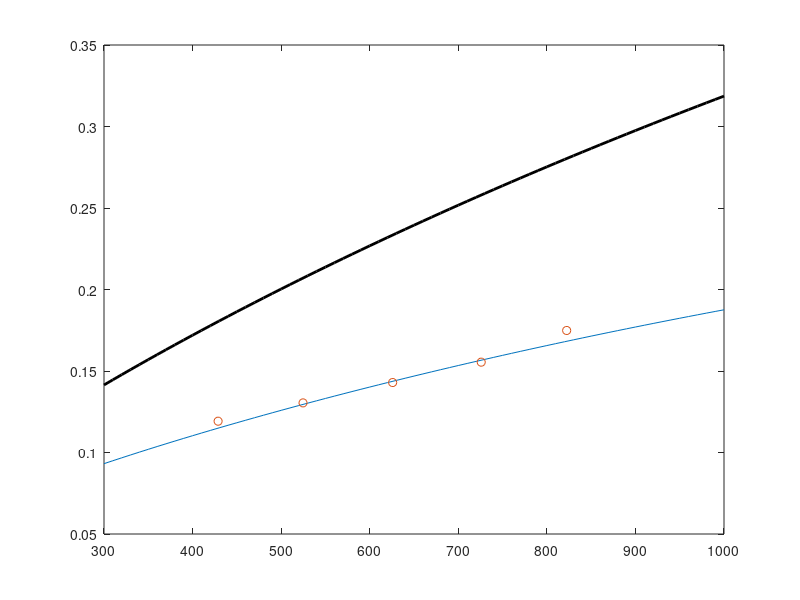

Write MATLAB code to recreate this figure. (Note: this script raises an error after producing the figure.)
close all; clear all;
fsize=14;msize=12;
T=300:10:1000;
n=size(T,2);
s1=zeros(n,1);
s2=zeros(n,1);

Polished=[428.823529411765	0.119205789571349;
524.705882352941	0.130441269252180;
625.882352941177	0.142931898311375;
725.882352941176	0.155424011876044;
822.352941176471	0.174860642048617];

Rolled=[472.352941176471	0.181611430692151;
572.941176470588	0.214922991278530;
674.117647058824	0.244448320653182;
772.352941176471	0.273977361291520;
874.117647058824	0.302240118760438];

%%%% Source : Infrared emissivity of re duce d-activation Eurofer 97 for fusion reactor applications
%%%  T. Echániz a , ∗, I. González, JNM 549 (2021) 152907 %%%%%%%%


rho1=@(T) 100*(4.2757e-07+7.6271e-10*T-2.2529e-13*T^2);
rho2=@(T) 100*(7e-07+3.15e-9*T-2.8e-14*T^2);
sigma1=@(T) 0.766*(rho1(T)*T )^0.5-(0.309-0.0889*log (rho1(T)*T ))*(rho1(T)*T )-0.0175*(rho1(T)*T )^1.5;
sigma2=@(T) 0.766*(rho2(T)*T )^0.5-(0.309-0.0889*log (rho2(T)*T ))*(rho2(T)*T )-0.0175*(rho2(T)*T )^1.5;

for i=1:n
s1(i)=sigma1(T(i));
s2(i)=sigma2(T(i));
end

figure( 'Name', 'F82H Emissivity' );
plot(T,s1,T,s2,'k','LineWidth',2);
hold on
p1=plot(Polished(:,1),Polished(:,2),'o');
p1.MarkerSize=msize;
p1.MarkerFaceColor='red';
hold on
p2=plot(Rolled(:,1),Rolled(:,2),'^');
p2.MarkerSize=msize;
p2.MarkerFaceColor='green';
xlabel('Temperature [K]','FontName','Times New Roman','FontSize',fsize)
ylabel('Emissivity (\sigma)','FontSize',fsize,'FontName', 'Times New Roman')
xlim([300 1000])
% ylim([0 0.5])
legend({'Polished fit','Rolled fit','Polished data','Rolled data'},...
    'Location','northwest','NumColumns',1,FontSize=msize)
title('Thermal Emissivity of F82H')
ax = gca;
ax.FontSize = fsize; 
